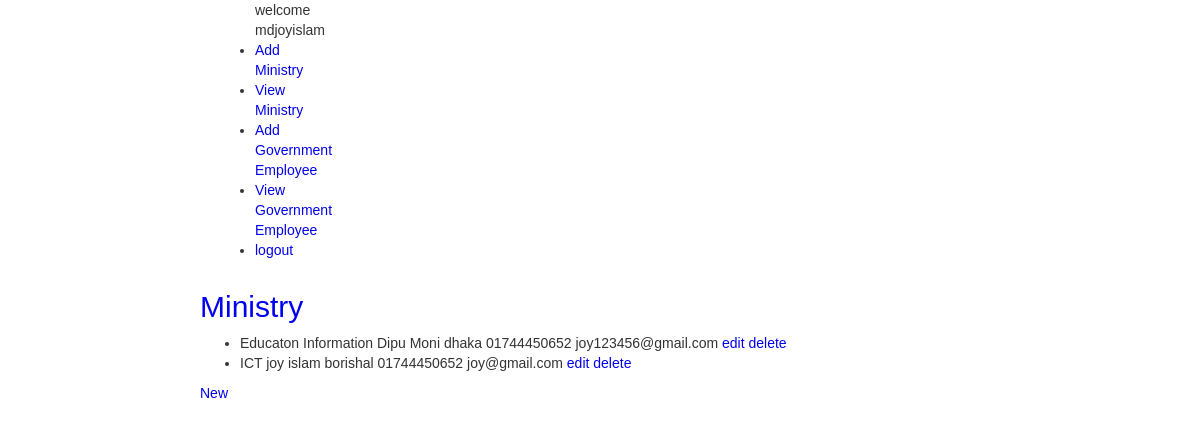
/Crud/view (signed in), run on the app's committed database.
### Crud/models.py (models this page shows, shortened)
class Ministry(models.Model):
    user = models.ForeignKey(settings.AUTH_USER_MODEL, on_delete=models.CASCADE)
    MinistryName = models.CharField(max_length=100)
    HonorableMinisterName = models.CharField(max_length=100)
    Address = models.TextField()
    Phone = models.CharField(max_length=15,null=True)
    Email = models.EmailField()
    class Meta:
        db_table = "ministry"

### Crud/views.py (the view)
# urls.py: path('view', views.Ministry_list, name='Ministry_list'),
@login_required
def Ministry_list(request, template_name='Crud/book_list.html'):
    if request.user.is_superuser:
        ministry = Ministry.objects.all()
    else:
        ministry = Ministry.objects.filter(user=request.user)
    data = {}
    data['object_list'] = ministry
    return render(request, template_name, data)

### Crud/templates/Crud/book_list.html
{% include "Crud/SuperAdminNavbar.html" %}
{% block content %}
<h2><a href="{% url 'Crud:Ministry_list' %}"> Ministry</a></h2>
<ul>
    {% for ministry in object_list %}
    <li>{{ ministry.MinistryName }}  {{ ministry.HonorableMinisterName }} {{ministry.Address }} {{ministry.Phone}} {{ministry.Email}}
    <a href="{% url 'Crud:Ministry_edit' ministry.id %}">edit</a>
    <a href="{% url 'Crud:Ministry_delete' ministry.id %}">delete</a>
    </li>
    {% endfor %}
</ul>
<a href="{% url 'Crud:Ministry_new' %}">New</a>
{% endblock %}

### Crud/templates/Crud/SuperAdminNavbar.html (shortened to what this page needs)
<!DOCTYPE html>
<html lang="en">
<head>
<link rel="stylesheet"
href="https://maxcdn.bootstrapcdn.com/bootstrap/3.3.7/css/bootstrap.min.css">
{% load static %}
<link rel="stylesheet" href="{% static 'Crud/css/style.css' %}">
</head>
<body>
{% load static %}
<div class="container-fluid">
<div class="row">
<div class="col-sm-2">
{% block sidebar %}
<ul class="sidebar-nav">
welcome {{user.username}}
  <li><a href="{% url 'Crud:Ministry_new'%}">Add Ministry</a></li>
<li><a href="{% url 'Crud:Ministry_list'%}">View Ministry</a></li>
  <li><a href="{% url 'Crud:GovernmentEmployee_new'%}">Add Government Employee</a></li>
<li><a href="{% url 'Crud:GovernmentEmployee_list'%}">View Government Employee</a></li>
<li><a href="{% url 'Crud:logout'%}">logout</a></li>
</ul>
{% endblock %}
</div>
</div>
</div>
</body>
</html>

### Crud/static/Crud/css/style.css (style rules this page uses)
body { font-family: Arial, Helvetica, sans-serif; width:800px; margin:auto; }
a { color:#0000EE; text-decoration:none; }

### data on the page
Ministry: MinistryName "Educaton Information", HonorableMinisterName "Dipu Moni", Address "dhaka", Phone "01744450652", Email "joy123456@gmail.com"
Ministry: MinistryName "ICT", HonorableMinisterName "joy islam", Address "borishal", Phone "01744450652", Email "joy@gmail.com"

### other printed values
{{ user.username }} "mdjoyislam"
